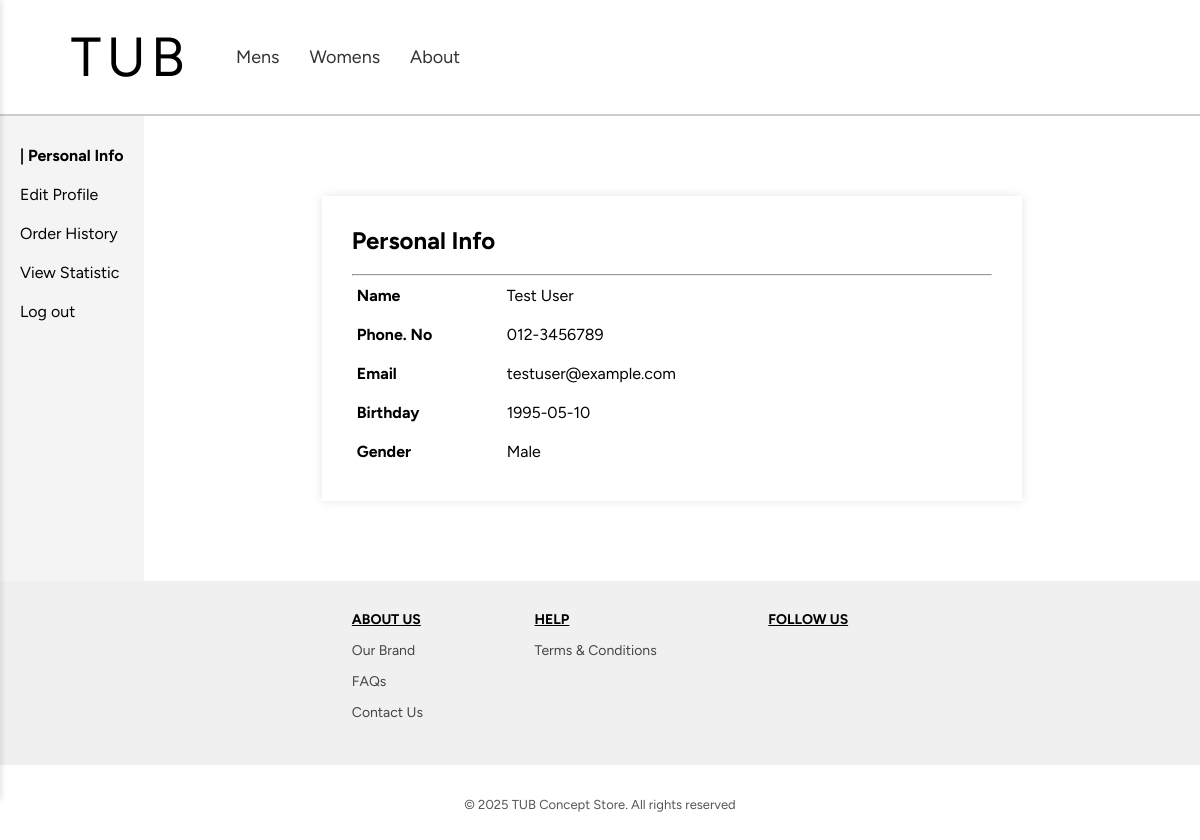
The page /profile/personalInfo.php (signed in) on the database its author committed.
### tables this page shows
CREATE TABLE Users (
    userID INT AUTO_INCREMENT,
    name VARCHAR(100) NOT NULL,
    email VARCHAR(255) UNIQUE NOT NULL,
    password VARCHAR(255) NOT NULL,
    phone VARCHAR(13) NOT NULL,
    birthday DATE,  
    gender ENUM('Male', 'Female') NULL DEFAULT NULL,  
    CONSTRAINT Users_userID_pk PRIMARY KEY(userID)
);

### classes/database.php (called while the page is built, shortened)
<?php
    class Database {
        private static $host = "localhost";
        private static $dbname = "tub_db";
        private static $username = "root";
        private static $password = "";
        private static $conn = null;
        public static function connect() {
            if (self::$conn === null) {
                self::$conn = new mysqli(self::$host, self::$username, self::$password, self::$dbname);
            }
            return self::$conn;
        }
    }
?>

### classes/user.php (called while the page is built, shortened)
<?php
require_once __DIR__ . '/database.php';
class User {
    private $conn;
    public function __construct() {
        $this->conn = Database::connect();
    }
    public function getUserById($userID) {
        $stmt = $this->conn->prepare("SELECT userID, name, email, phone, birthday, gender FROM users WHERE userID = ?");
        $stmt->bind_param("i", $userID);
        $stmt->execute();
        $result = $stmt->get_result();
        $user = $result->fetch_assoc();
        return $user;
    }
}
?>

### profile/personalInfo.php (the view, shortened to what this page needs)
<?php
require_once '../classes/user.php';
$user = new User();
$userData = $user->getUserById($_SESSION['user_id']);
?>
<!DOCTYPE html>
<html lang="en">
<head>
    <link rel="stylesheet" href="../style/profile.css">
    <link rel="stylesheet" href="../style/styles.css">
    <link rel="stylesheet" href="https://cdnjs.cloudflare.com/ajax/libs/remixicon/3.5.0/remixicon.css">
</head>
<body>
    <?php include '../includes/header.php'; ?>
    <div class="container">
        <div class="sidebar">
            <a href="#" id="personal" style="font-weight: bold;">| Personal Info</a>
            <a href="editProfile.php">Edit Profile</a>
            <a href="orderHistory.php">Order History</a>
            <a href="viewStatistic.php">View Statistic</a>
            <a href="logout.php">Log out</a>
        </div>
        <div class="content">
            <div class="card">
                <h2>Personal Info</h2>
                <br>
                <hr>
                <table class="info-table">
                    <tr>
                        <td>Name</td>
                        <td><?php echo htmlspecialchars($userData['name']); ?></td>
                    </tr>
                    <tr>
                        <td>Phone. No</td>
                        <td><?php echo htmlspecialchars($userData['phone']); ?></td>
                    </tr>
                    <tr>
                        <td>Email</td>
                        <td><?php echo htmlspecialchars($userData['email']); ?></td>
                    </tr>
                    <tr>
                        <td>Birthday</td>
                        <td><?php echo (!empty($userData['birthday']) && $userData['birthday'] !== '0000-00-00') ? htmlspecialchars($userData['birthday']) : 'Not set'; ?></td>
                    </tr>
                    <tr>
                        <td>Gender</td>
                        <td><?php echo !empty($userData['gender']) ? htmlspecialchars($userData['gender']) : 'Not set'; ?></td>
                    </tr>
                </table>
            </div>
        </div>
    </div>
    <?php include '../includes/footer.php';?>
</body>
</html>

### style/profile.css (style rules this page uses)
.container { display: flex; height: auto; }
.sidebar { width: auto; max-width: 200px; background: #f4f4f4; padding: 20px; }
.sidebar a { display: block; color: black; text-decoration: none; padding: 10px 0; max-width: 120px; }
.content { flex: 1; display: flex; justify-content: center; align-items: flex-start; padding: 80px; }
.card { background: white; padding: 30px; box-shadow: 0px 0px 10px rgba(0, 0, 0, 0.1); width: 100%; max-width: 700px; }
.card h2 { margin-top: 0; }
.info-table { width: 100%; border-collapse: collapse; }
.info-table td { padding: 10px 5px; }
.info-table td:first-child { font-weight: bold; width: 150px; white-space: nowrap; }

### style/styles.css (style rules this page uses)
* { margin: 0; padding: 0; box-sizing: border-box; font-family: Figtree, sans-serif; }
body { background-color: white; color: #000; }

### rows shown on the page
users: name "Test User", phone "012-3456789", email "testuser@example.com", birthday "1995-05-10", gender "Male"
